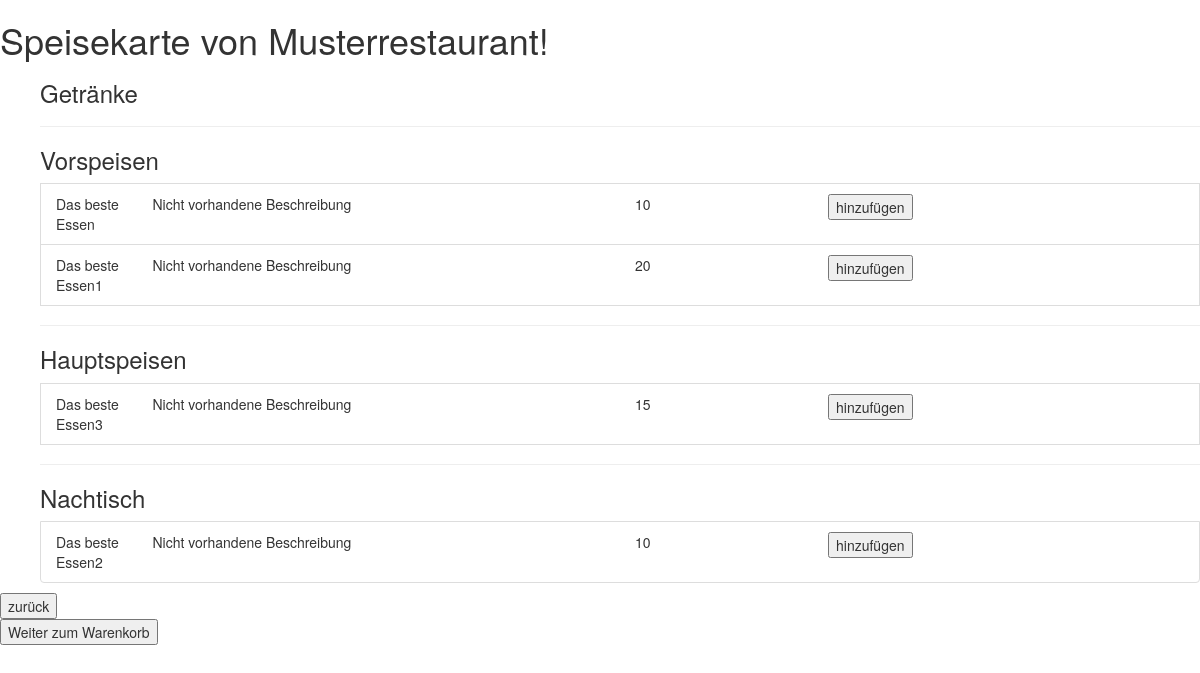
Screenshot of /customer/speisekarte/firstRestaurant (signed in) with the database file from the repository.
### tables this page shows
CREATE TABLE 'restaurant'('username' TEXT PRIMARY KEY , 'password' TEXT, 'name' TEXT, 'adresse' TEXT);

CREATE TABLE 'items'('itemId' INTEGER PRIMARY KEY AUTOINCREMENT, 'speisekartenId' INTEGER, 'name' TEXT, 'preis' INTEGER, 'beschreibung' TEXT, 'bild' BLOB, 'category' text, FOREIGN KEY (speisekartenId) references speisekarten (speisekartenId));

### app.py (the view)
@app.route("/customer/speisekarte/<username>")
def restaurantMenu(username):
    if(not 'customer_username' in session):
        return redirect('/customer/login')
    if('chosen_restaurant' in session and username != session['chosen_restaurant']):
        zugreifer.deleteItemsFromBasket(session['customer_username'])
    session['chosen_restaurant'] = username
    restaurant_name = zugreifer.getRestaurantName(username)
    menuItems = zugreifer.getAllMenuItemsForRestaurant(username)
    drinks = []
    desserts = []
    mainCourses = []
    starters = []
    for item in menuItems:
        print(item.category)
        if item.category == 'Getränk':
            drinks.append(item)
        elif item.category == 'Nachtisch':
            desserts.append(item)
        elif item.category == 'Vorspeise':
            starters.append(item)
        else:
            mainCourses.append(item)
    print(desserts)
    print(starters)
    return render_template('customer_menu.html', drinks=drinks, desserts=desserts, mainCourses=mainCourses, starters=starters,restaurant_name=restaurant_name)

### zugreifer.py (called while the page is built)
def getAllMenuItemsForRestaurant(restaurant_username):
    con = sqlite3.connect("Database.db")
    cur = con.cursor()
    result =cur.execute("select i.itemId, i.name, i.preis, i.beschreibung, i.category from items i join speisekarten s on s.speisekartenId = i.speisekartenId join restaurant r on r.username = s.restaurant_username where r.username = '" + restaurant_username + "'")
    menuItems = list()
    for x in result:
        menuItems.append(menuItem(x[0], x[1], x[2], x[3], x[4]))
    cur.close()
    con.commit()
    con.close()
    return menuItems

def getRestaurantName(restaurant_username):
    con = sqlite3.connect("Database.db")
    cur = con.cursor()
    cur.execute("SELECT name FROM restaurant WHERE username='" + restaurant_username + "'")
    zwischenspeicher = cur.fetchone()[0]
    cur.close()
    con.close()
    return zwischenspeicher

### templates/customer_menu.html (shortened to what this page needs)
<!DOCTYPE html>
<html lang="en">
<head>
    <link rel="stylesheet" href="https://maxcdn.bootstrapcdn.com/bootstrap/3.4.1/css/bootstrap.min.css">
</head>
<body>
    <h1>Speisekarte von {{ restaurant_name }}!</h1>
    <div>
      <div>
        <ul>
          <h3>Getränke</h3>
            <hr>
            <h3>Vorspeisen</h3>
            {%for starter in starters%}
            <li class="list-group-item" style="list-style-type: none;">
                <div class="row">
                    <div class="col-sm-1">{{starter.name}}</div>
                    <div class="col-sm-5">
                        {{starter.beschreibung}}
                    </div>
                    <div class="col-sm-2">
                      {{starter.preis}}
                    </div>
                    <div class="col-sm-3">
                      <form action="{{ url_for('addToCart',itemId =starter.itemId)}}" method="POST" >
                      <button type="submit">hinzufügen</button>
                    </form>
                  </div>
            </li>
            {% endfor %}
            <hr>
            <h3>Hauptspeisen</h3>
            {%for main in mainCourses %}
            <li class="list-group-item" style="list-style-type: none;">
                <div class="row">
                    <div class="col-sm-1">{{main.name}}</div>
                    <div class="col-sm-5">
                        {{main.beschreibung}}
                    </div>
                    <div class="col-sm-2">
                      {{main.preis}}
                    </div>
                    <div class="col-sm-3">
                      <form action="{{ url_for('addToCart',itemId =main.itemId)}}" method="POST" >
                      <button type="submit">hinzufügen</button>
                    </form>
                  </div>
            </li>
            {% endfor %}
            <hr>
            <h3>Nachtisch</h3>
            {%for dessert in desserts %}
            <li class="list-group-item" style="list-style-type: none;">
                <div class="row">
                    <div class="col-sm-1">{{dessert.name}}</div>
                    <div class="col-sm-5">
                        {{dessert.beschreibung}}
                    </div>
                    <div class="col-sm-2">
                      {{dessert.preis}}
                    </div>
                    <div class="col-sm-3">
                      <form action="{{ url_for('addToCart',itemId =dessert.itemId)}}" method="POST" >
                      <button type="submit">hinzufügen</button>
                    </form>
                  </div>
            </li>
            {% endfor %}
        </ul>
    </div>
    <div class="row">
        <div class="col-sm-10">
            <form action="{{url_for('customer')}}" method="GET">
                <button>zurück</button>
            </form>
        </div>
        <div class="col-sm-10">
            <form action="{{url_for('getBasket')}}" method="GET">
                <button>Weiter zum Warenkorb</button>
            </form>
        </div>
    </div>
</body>
</html>

### rows the page displays
restaurant: name "Musterrestaurant"
items: name "Das beste Essen", beschreibung "Nicht vorhandene Beschreibung", preis "10"
items: name "Das beste Essen1", beschreibung "Nicht vorhandene Beschreibung", preis "20"
items: name "Das beste Essen3", beschreibung "Nicht vorhandene Beschreibung", preis "15"
items: name "Das beste Essen2", beschreibung "Nicht vorhandene Beschreibung", preis "10"
